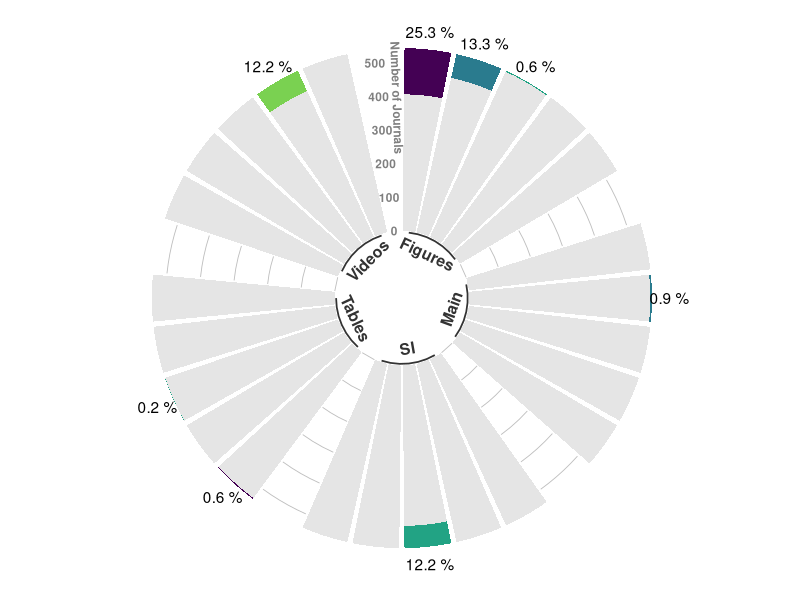
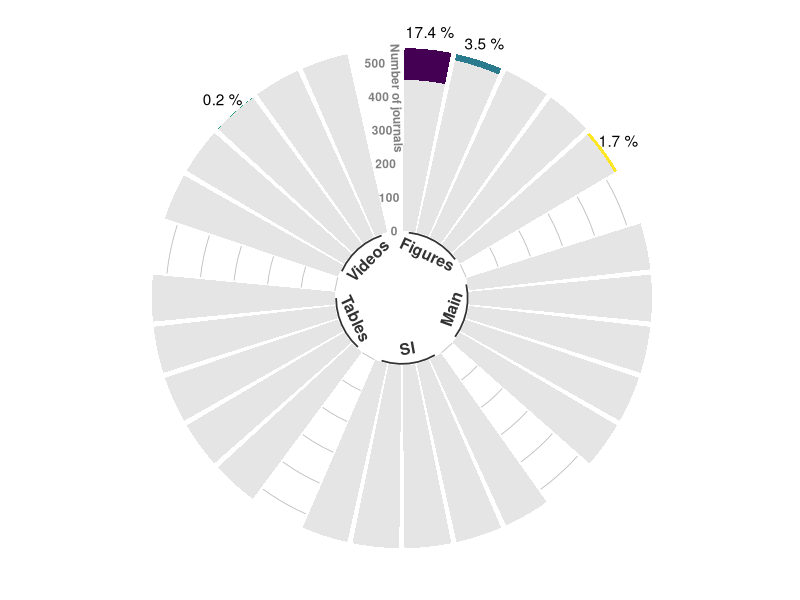

These figures' R source, in order:
#################################################
#### Plotting journal policy data            ####
#### Created by: Courtney L Davis            #### 
#### Last checked: 22 August 2024            ####
#################################################


# Load in the necessary libraries
library(ggplot2)
library(here)
library(tidyverse)
library(reshape2)

# Read in the journal policy data
policy.data <- readxl::read_xlsx(here("Data", "Data S1. Accessibility policies.xlsx"))

# Split the journal policy data into entries that are found in "journal materials" and "publisher materials"
journals <- subset(policy.data, grepl("Journal", policy.data$`Policy location`))
publishers <- subset(policy.data, grepl("Publisher", policy.data$`Policy location`))


##### Accessibility policy found in journal materials ####

# Summarize information for all disabilities and paper components
journals_summary <- data.frame(table(journals$`Paper component policy targets`,journals$`Disability explicitly of concern`))
journals_summary <- rbind(journals_summary,
                          data.frame("Var1" = journals_summary[1:5,1],
                                     "Var2" = rep("Learning disability",5),
                                     "Freq" = rep(0,5)))

journals_summary$Freq_No <- length(unique(policy.data$Journal))-journals_summary$Freq
journals_summary <- melt(journals_summary)

empty_bar <- 1
nObsType <- nlevels(as.factor(journals_summary$variable))
to_add <- data.frame( matrix(NA, empty_bar*nlevels(journals_summary$Var1)*nObsType, ncol(journals_summary)) )
colnames(to_add) <- colnames(journals_summary)
to_add$Var1 <- rep(levels(journals_summary$Var1), each=empty_bar*nObsType)
journals_summary <- rbind(journals_summary, to_add)
journals_summary <- journals_summary %>% arrange(Var1, Var2)
journals_summary <- journals_summary[c(1,2,7,8,3:6,9,10:12,
                                       13,14,19,20,15:18,21:24,
                                       25,26,31,32,27:30,33:36,
                                       37,38,43,44,39:42,45:48,
                                       49,50,55,56,51:54,57:60),]

journals_summary$id <- rep( seq(1, nrow(journals_summary)/nObsType) , each=nObsType)

# Get the name and the y position of each label
label_data <- journals_summary %>% group_by(id, Var2) %>% summarize(tot=sum(value))
number_of_bar <- nrow(label_data)
angle <- 90 - 360 * (label_data$id-0.5) /number_of_bar
label_data$hjust <- ifelse( angle < -90, 1, 0)
label_data$angle <- ifelse(angle < -90, angle+180, angle)

# prepare a data frame for base lines
base_data <- journals_summary %>% 
  group_by(Var1) %>% 
  summarize(start=min(id), end=max(id) - empty_bar) %>% 
  rowwise() %>% 
  mutate(title=mean(c(start, end)))

# prepare a data frame for grid (scales)
grid_data <- base_data
grid_data$end <- grid_data$end[c(nrow(grid_data), 1:nrow(grid_data)-1)] + 1
grid_data$start <- grid_data$start - 1
grid_data <- grid_data[-1,]

journals_summary$Var3 <- paste(journals_summary$Var2, "_", journals_summary$variable)
journals_summary$Var3 <- factor(journals_summary$Var3, 
                                levels = c("Color blindness _ Freq",
                                           "Color blindness _ Freq_No",
                                           "Visual impairment (other than color blind) _ Freq",
                                           "Visual impairment (other than color blind) _ Freq_No",
                                           "Non-specific _ Freq",
                                           "Non-specific _ Freq_No",
                                           "Seizures _ Freq",
                                           "Seizures _ Freq_No",
                                           "Learning disability _ Freq",
                                           "Learning disability _ Freq_No",
                                           "NA _ NA"))

percent_data <- journals_summary[journals_summary$variable == "Freq",]
percent_data <- na.omit(percent_data[percent_data$value > 0,])
percent_data$Percent <- (percent_data$value / 541)*100
percent_data$Percent <- paste(round(percent_data$Percent,1),"%")


journals_summary <- left_join(journals_summary, percent_data,by = c("Var1", "Var2","variable","value","id","Var3"))

ggplot(journals_summary) +     

  # Add the stacked bar
  geom_bar(aes(x=as.factor(id), y=value, fill=Var3), stat="identity") +
  scale_fill_manual(values = c("#440154FF","grey90",
                               "#2A7B8EFF","grey90",
                               "#22A384FF","grey90",
                               "#7AD151FF","grey90",
                               "#FDE725FF","grey90",
                               "white")) +
  
  # Add a val=100/75/50/25 lines. I do it at the beginning to make sur barplots are OVER it.
  geom_segment(data=grid_data, aes(x = end+0.5, y = 0, xend = start-0.5, yend = 0), colour = "grey", alpha=1, linewidth=0.3 , inherit.aes = FALSE ) +
  geom_segment(data=grid_data, aes(x = end+0.5, y = 100, xend = start-0.5, yend = 100), colour = "grey", alpha=1, linewidth=0.3 , inherit.aes = FALSE ) +
  geom_segment(data=grid_data, aes(x = end+0.5, y = 200, xend = start-0.5, yend = 200), colour = "grey", alpha=1, linewidth=0.3 , inherit.aes = FALSE ) +
  geom_segment(data=grid_data, aes(x = end+0.5, y = 300, xend = start-0.5, yend = 300), colour = "grey", alpha=1, linewidth=0.3 , inherit.aes = FALSE ) +
  geom_segment(data=grid_data, aes(x = end+0.5, y = 400, xend = start-0.5, yend = 400), colour = "grey", alpha=1, linewidth=0.3 , inherit.aes = FALSE ) +
  geom_segment(data=grid_data, aes(x = end+0.5, y = 500, xend = start-0.5, yend = 500), colour = "grey", alpha=1, linewidth=0.3 , inherit.aes = FALSE ) +
  
  # Add text showing the value of each line
  ggplot2::annotate("text", 
                    x = rep(max(journals_summary$id),6), 
                    y = c(0, 100, 200, 300, 400, 500), 
                    label = c("0", "100", "200", "300", "400", "500") , 
                    color="grey50", 
                    size=3, 
                    angle=0, 
                    fontface="bold", 
                    hjust=0.6) +
  
  ggplot2::annotate("text", 
                    x = rep(max(journals_summary$id)+0.38,1), 
                    y = 360, 
                    label = "Number of Journals", 
                    color="grey50", 
                    size=3, 
                    angle=-88, 
                    fontface="bold", 
                    hjust=0.6) +
  
  ylim(-200,600) +
  theme_minimal() +
  theme(legend.position = "none",
    axis.text = element_blank(),
    axis.title = element_blank(),
    panel.grid = element_blank(),
    plot.margin = unit(rep(-1,4), "cm")) +
  coord_polar() +
  
  # Add labels on top of each bar
  #geom_text(data=label_data, aes(x=id, y=tot+10, label=Var2, hjust=0), color="black", fontface="bold",alpha=0.6, size=5, angle= label_data$angle, inherit.aes = FALSE ) +
  
  # Add base line information
  geom_segment(data=base_data, 
               aes(x = start, y = -5, xend = end, yend = -5), 
               colour = "black", 
               alpha=0.8, 
               size=0.6, 
               inherit.aes = FALSE )  +
  geom_text(data=base_data, 
            aes(x = title, y = -50, label= c("Figures","Main","SI","Tables","Videos")), 
            colour = "black", 
            alpha=0.8, 
            size=4, 
            angle=c(-25,70,10,-65,45), 
            fontface="bold", 
            inherit.aes = FALSE) +
  geom_text(aes(x = id, y = 593, label = Percent))

            

##### Accessibility policy found in publisher materials ####

# Summarize information for all disabilities and paper components
publishers_summary <- data.frame(table(publishers$`Paper component policy targets`,publishers$`Disability explicitly of concern`))
publishers_summary <- rbind(publishers_summary,
                            data.frame("Var1" = rep(c("Main","SI","Tables"),each = 4),
                                       "Var2" = rep(c("Color blindness","Learning disabilities (including dyslexia)",
                                                  "Non-specific", "Visual impairment (other than color blind)"),times = 3),
                                       "Freq" = 0))
publishers_summary <- rbind(publishers_summary,
                          data.frame("Var1" = unique(publishers_summary$Var1),
                                     "Var2" = rep("Seizures",5),
                                     "Freq" = rep(0,5)))

publishers_summary$Freq_No <- length(unique(policy.data$Journal))-publishers_summary$Freq
publishers_summary <- melt(publishers_summary)

empty_bar <- 1
nObsType <- nlevels(as.factor(publishers_summary$variable))
to_add <- data.frame( matrix(NA, empty_bar*nlevels(publishers_summary$Var1)*nObsType, ncol(publishers_summary)) )
colnames(to_add) <- colnames(publishers_summary)
to_add$Var1 <- rep(levels(publishers_summary$Var1), each=empty_bar*nObsType)
publishers_summary <- rbind(publishers_summary, to_add)
publishers_summary <- publishers_summary %>% arrange(Var1, Var2)
publishers_summary <- publishers_summary[c(1,2,7,8,5,6,9,10,3,4,11,12,
                                       25,26,31,32,29,30,33,34,27,28,35,36,
                                       37,38,43,44,41,42,45,46,39,40,47,48,
                                       49,50,55,56,53,54,57,58,51,52,59,60,
                                       13,14,19,20,17,18,21,22,15,16,23,24),]

publishers_summary$id <- rep( seq(1, nrow(publishers_summary)/nObsType) , each=nObsType)

# Get the name and the y position of each label
label_data <- publishers_summary %>% group_by(id, Var2) %>% summarize(tot=sum(value))
number_of_bar <- nrow(label_data)
angle <- 90 - 360 * (label_data$id-0.5) /number_of_bar
label_data$hjust <- ifelse( angle < -90, 1, 0)
label_data$angle <- ifelse(angle < -90, angle+180, angle)

# prepare a data frame for base lines
base_data <- publishers_summary %>% 
  group_by(Var1) %>% 
  summarize(start=min(id), end=max(id) - empty_bar) %>% 
  rowwise() %>% 
  mutate(title=mean(c(start, end)))
base_data <- base_data[c(1,3,4,5,2),]

# prepare a data frame for grid (scales)
grid_data <- base_data
grid_data$end <- grid_data$end[c(nrow(grid_data), 1:nrow(grid_data)-1)] + 1
grid_data$start <- grid_data$start - 1
grid_data <- grid_data[-1,]

publishers_summary$Var3 <- paste(publishers_summary$Var2, "_", publishers_summary$variable)
publishers_summary$Var3 <- factor(publishers_summary$Var3, 
                                levels = c("Color blindness _ Freq",
                                           "Color blindness _ Freq_No",
                                           "Visual impairment (other than color blind) _ Freq",
                                           "Visual impairment (other than color blind) _ Freq_No",
                                           "Non-specific _ Freq",
                                           "Non-specific _ Freq_No",
                                           "Seizures _ Freq",
                                           "Seizures _ Freq_No",
                                           "Learning disabilities (including dyslexia) _ Freq",
                                           "Learning disabilities (including dyslexia) _ Freq_No",
                                           "NA _ NA"))

percent_data <- publishers_summary[publishers_summary$variable == "Freq",]
percent_data <- na.omit(percent_data[percent_data$value > 0,])
percent_data$Percent <- (percent_data$value / 541)*100
percent_data$Percent <- paste(round(percent_data$Percent,1),"%")


publishers_summary <- left_join(publishers_summary, percent_data,by = c("Var1", "Var2","variable","value","id","Var3"))

ggplot(publishers_summary) +     
  
  # Add the stacked bar
  geom_bar(aes(x=as.factor(id), y=value, fill=Var3), stat="identity") +
  scale_fill_manual(values = c("#440154FF","grey90",
                               "#2A7B8EFF","grey90",
                               "#22A384FF","grey90",
                               "#7AD151FF","grey90",
                               "#FDE725FF","grey90",
                               "white")) +
  
  # Add a val=100/75/50/25 lines. I do it at the beginning to make sur barplots are OVER it.
  geom_segment(data=grid_data, aes(x = end+0.5, y = 0, xend = start-0.5, yend = 0), colour = "grey", alpha=1, linewidth=0.3 , inherit.aes = FALSE ) +
  geom_segment(data=grid_data, aes(x = end+0.5, y = 100, xend = start-0.5, yend = 100), colour = "grey", alpha=1, linewidth=0.3 , inherit.aes = FALSE ) +
  geom_segment(data=grid_data, aes(x = end+0.5, y = 200, xend = start-0.5, yend = 200), colour = "grey", alpha=1, linewidth=0.3 , inherit.aes = FALSE ) +
  geom_segment(data=grid_data, aes(x = end+0.5, y = 300, xend = start-0.5, yend = 300), colour = "grey", alpha=1, linewidth=0.3 , inherit.aes = FALSE ) +
  geom_segment(data=grid_data, aes(x = end+0.5, y = 400, xend = start-0.5, yend = 400), colour = "grey", alpha=1, linewidth=0.3 , inherit.aes = FALSE ) +
  geom_segment(data=grid_data, aes(x = end+0.5, y = 500, xend = start-0.5, yend = 500), colour = "grey", alpha=1, linewidth=0.3 , inherit.aes = FALSE ) +
  
  # Add text showing the value of each line
  ggplot2::annotate("text", 
                    x = rep(max(publishers_summary$id),6), 
                    y = c(0, 100, 200, 300, 400, 500), 
                    label = c("0", "100", "200", "300", "400", "500") , 
                    color="grey50", 
                    size=3, 
                    angle=0, 
                    fontface="bold", 
                    hjust=0.6) +
  
  ggplot2::annotate("text", 
                    x = rep(max(publishers_summary$id)+0.38,1), 
                    y = 360, 
                    label = "Number of journals", 
                    color="grey50", 
                    size=3, 
                    angle=-88, 
                    fontface="bold", 
                    hjust=0.6) +
  
  ylim(-200,600) +
  theme_minimal() +
  theme(legend.position = "none",
        axis.text = element_blank(),
        axis.title = element_blank(),
        panel.grid = element_blank(),
        plot.margin = unit(rep(-1,4), "cm")) +
  coord_polar() +
  
  # Add labels on top of each bar
  #geom_text(data=label_data, aes(x=id, y=tot+10, label=Var2, hjust=0), color="black", fontface="bold",alpha=0.6, size=5, angle= label_data$angle, inherit.aes = FALSE ) +
  
  # Add base line information
  geom_segment(data=base_data, 
               aes(x = start, y = -5, xend = end, yend = -5), 
               colour = "black", 
               alpha=0.8, 
               size=0.6, 
               inherit.aes = FALSE )  +
  geom_text(data=base_data, 
            aes(x = title, y = -50, label= c("Figures","Main","SI","Tables","Videos")), 
            colour = "black", 
            alpha=0.8, 
            size=4, 
            angle=c(-25,70,10,-65,45), 
            fontface="bold", 
            inherit.aes = FALSE) +
  geom_text(aes(x = id, y = 593, label = Percent))
